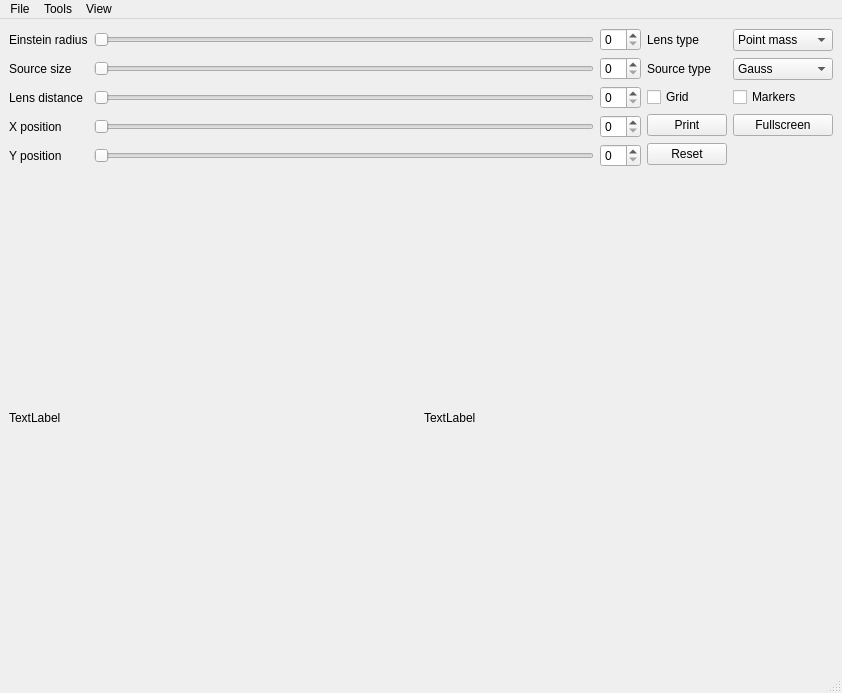
<?xml version="1.0" encoding="UTF-8"?>
<ui version="4.0">
 <class>MainWindow</class>
 <widget class="QMainWindow" name="MainWindow">
  <property name="geometry">
   <rect>
    <x>0</x>
    <y>0</y>
    <width>842</width>
    <height>693</height>
   </rect>
  </property>
  <property name="windowTitle">
   <string>MainWindow</string>
  </property>
  <widget class="QWidget" name="centralwidget">
   <layout class="QGridLayout" name="gridLayout_2">
    <item row="0" column="0">
     <layout class="QGridLayout" name="gridLayout_7">
      <item row="3" column="1">
       <widget class="QSlider" name="xSlider">
        <property name="orientation">
         <enum>Qt::Horizontal</enum>
        </property>
       </widget>
      </item>
      <item row="1" column="1">
       <widget class="QSlider" name="srcSizeSlider">
        <property name="orientation">
         <enum>Qt::Horizontal</enum>
        </property>
       </widget>
      </item>
      <item row="1" column="0">
       <widget class="QLabel" name="label_3">
        <property name="text">
         <string>Source size</string>
        </property>
       </widget>
      </item>
      <item row="2" column="1">
       <widget class="QSlider" name="lensDistSlider">
        <property name="orientation">
         <enum>Qt::Horizontal</enum>
        </property>
       </widget>
      </item>
      <item row="0" column="2">
       <widget class="QSpinBox" name="einsteinSpinbox"/>
      </item>
      <item row="3" column="2">
       <widget class="QSpinBox" name="xSpinbox"/>
      </item>
      <item row="1" column="2">
       <widget class="QSpinBox" name="srcSizeSpinbox"/>
      </item>
      <item row="2" column="2">
       <widget class="QSpinBox" name="lensDistSpinbox"/>
      </item>
      <item row="3" column="0">
       <widget class="QLabel" name="label">
        <property name="text">
         <string>X position</string>
        </property>
       </widget>
      </item>
      <item row="2" column="0">
       <widget class="QLabel" name="label_2">
        <property name="text">
         <string>Lens distance</string>
        </property>
       </widget>
      </item>
      <item row="0" column="1">
       <widget class="QSlider" name="einsteinSlider">
        <property name="orientation">
         <enum>Qt::Horizontal</enum>
        </property>
       </widget>
      </item>
      <item row="4" column="1">
       <widget class="QSlider" name="ySlider">
        <property name="orientation">
         <enum>Qt::Horizontal</enum>
        </property>
       </widget>
      </item>
      <item row="4" column="0">
       <widget class="QLabel" name="label_6">
        <property name="text">
         <string>Y position</string>
        </property>
       </widget>
      </item>
      <item row="4" column="2">
       <widget class="QSpinBox" name="ySpinbox"/>
      </item>
      <item row="0" column="0">
       <widget class="QLabel" name="label_7">
        <property name="text">
         <string>Einstein radius</string>
        </property>
       </widget>
      </item>
     </layout>
    </item>
    <item row="0" column="1">
     <layout class="QGridLayout" name="gridLayout_6">
      <property name="sizeConstraint">
       <enum>QLayout::SetDefaultConstraint</enum>
      </property>
      <item row="3" column="0">
       <widget class="QPushButton" name="printButton">
        <property name="text">
         <string>Print</string>
        </property>
       </widget>
      </item>
      <item row="1" column="0">
       <widget class="QLabel" name="label_5">
        <property name="text">
         <string>Source type</string>
        </property>
       </widget>
      </item>
      <item row="1" column="1">
       <widget class="QComboBox" name="srcTypeComboBox">
        <item>
         <property name="text">
          <string>Gauss</string>
         </property>
        </item>
        <item>
         <property name="text">
          <string>Circle</string>
         </property>
        </item>
        <item>
         <property name="text">
          <string>Square</string>
         </property>
        </item>
        <item>
         <property name="text">
          <string>Triangle</string>
         </property>
        </item>
        <item>
         <property name="text">
          <string>Rocket</string>
         </property>
        </item>
       </widget>
      </item>
      <item row="2" column="0">
       <widget class="QCheckBox" name="gridBox">
        <property name="text">
         <string>Grid</string>
        </property>
       </widget>
      </item>
      <item row="2" column="1">
       <widget class="QCheckBox" name="markerBox">
        <property name="text">
         <string>Markers</string>
        </property>
        <property name="checked">
         <bool>false</bool>
        </property>
       </widget>
      </item>
      <item row="3" column="1">
       <widget class="QPushButton" name="fullscreenButton">
        <property name="text">
         <string>Fullscreen</string>
        </property>
       </widget>
      </item>
      <item row="0" column="0">
       <widget class="QLabel" name="label_4">
        <property name="text">
         <string>Lens type</string>
        </property>
       </widget>
      </item>
      <item row="0" column="1">
       <widget class="QComboBox" name="lensTypeComboBox">
        <property name="sizePolicy">
         <sizepolicy hsizetype="Preferred" vsizetype="Fixed">
          <horstretch>0</horstretch>
          <verstretch>0</verstretch>
         </sizepolicy>
        </property>
        <property name="minimumSize">
         <size>
          <width>100</width>
          <height>0</height>
         </size>
        </property>
        <item>
         <property name="text">
          <string>Point mass</string>
         </property>
        </item>
        <item>
         <property name="text">
          <string>Ellipsoid</string>
         </property>
        </item>
       </widget>
      </item>
      <item row="4" column="0">
       <widget class="QPushButton" name="resetButton">
        <property name="text">
         <string>Reset</string>
        </property>
       </widget>
      </item>
     </layout>
    </item>
    <item row="1" column="0" colspan="2">
     <layout class="QGridLayout" name="gridLayout_5">
      <item row="0" column="1">
       <widget class="QLabel" name="distLabel">
        <property name="sizePolicy">
         <sizepolicy hsizetype="Expanding" vsizetype="Expanding">
          <horstretch>0</horstretch>
          <verstretch>0</verstretch>
         </sizepolicy>
        </property>
        <property name="minimumSize">
         <size>
          <width>300</width>
          <height>300</height>
         </size>
        </property>
        <property name="text">
         <string>TextLabel</string>
        </property>
       </widget>
      </item>
      <item row="0" column="0">
       <widget class="QLabel" name="actLabel">
        <property name="sizePolicy">
         <sizepolicy hsizetype="Expanding" vsizetype="Expanding">
          <horstretch>0</horstretch>
          <verstretch>0</verstretch>
         </sizepolicy>
        </property>
        <property name="minimumSize">
         <size>
          <width>300</width>
          <height>300</height>
         </size>
        </property>
        <property name="text">
         <string>TextLabel</string>
        </property>
       </widget>
      </item>
     </layout>
    </item>
   </layout>
  </widget>
  <widget class="QMenuBar" name="menubar">
   <property name="geometry">
    <rect>
     <x>0</x>
     <y>0</y>
     <width>842</width>
     <height>21</height>
    </rect>
   </property>
   <widget class="QMenu" name="menuFile">
    <property name="title">
     <string>File</string>
    </property>
    <addaction name="actionReset"/>
    <addaction name="actionExit"/>
   </widget>
   <widget class="QMenu" name="menuTools">
    <property name="title">
     <string>Tools</string>
    </property>
   </widget>
   <widget class="QMenu" name="menuView">
    <property name="title">
     <string>View</string>
    </property>
    <widget class="QMenu" name="menuGrid_2">
     <property name="title">
      <string>Grid</string>
     </property>
     <addaction name="actionOff"/>
     <addaction name="action2x2"/>
     <addaction name="action4x4"/>
     <addaction name="action8x8"/>
     <addaction name="action12x12"/>
     <addaction name="actionCustom"/>
    </widget>
    <addaction name="menuGrid_2"/>
    <addaction name="actionMarkers"/>
    <addaction name="actionLegend"/>
    <addaction name="separator"/>
    <addaction name="actionChange_resolution"/>
   </widget>
   <addaction name="menuFile"/>
   <addaction name="menuTools"/>
   <addaction name="menuView"/>
  </widget>
  <widget class="QStatusBar" name="statusbar"/>
  <action name="actionReset">
   <property name="text">
    <string>Reset</string>
   </property>
  </action>
  <action name="actionExit">
   <property name="text">
    <string>Exit</string>
   </property>
  </action>
  <action name="actionExport">
   <property name="text">
    <string>Export</string>
   </property>
  </action>
  <action name="actionPrint">
   <property name="text">
    <string>Print</string>
   </property>
  </action>
  <action name="actionMarkers">
   <property name="checkable">
    <bool>true</bool>
   </property>
   <property name="checked">
    <bool>false</bool>
   </property>
   <property name="text">
    <string>Markers</string>
   </property>
  </action>
  <action name="actionLegend">
   <property name="checkable">
    <bool>true</bool>
   </property>
   <property name="checked">
    <bool>false</bool>
   </property>
   <property name="text">
    <string>Legend</string>
   </property>
  </action>
  <action name="actionOff">
   <property name="checkable">
    <bool>false</bool>
   </property>
   <property name="text">
    <string>Off</string>
   </property>
  </action>
  <action name="action2x2">
   <property name="checkable">
    <bool>false</bool>
   </property>
   <property name="text">
    <string>2x2</string>
   </property>
  </action>
  <action name="action4x4">
   <property name="text">
    <string>4x4</string>
   </property>
  </action>
  <action name="action8x8">
   <property name="text">
    <string>8x8</string>
   </property>
  </action>
  <action name="action12x12">
   <property name="text">
    <string>12x12</string>
   </property>
  </action>
  <action name="actionChange_resolution">
   <property name="text">
    <string>Change resolution</string>
   </property>
  </action>
  <action name="actionCustom">
   <property name="text">
    <string>Custom</string>
   </property>
  </action>
 </widget>
 <resources/>
 <connections/>
</ui>
